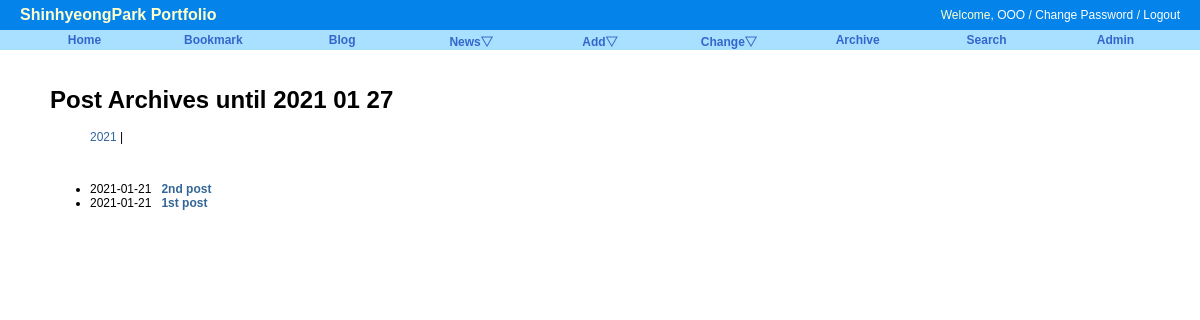
The page /blog/archive/ on the database as committed earlier.
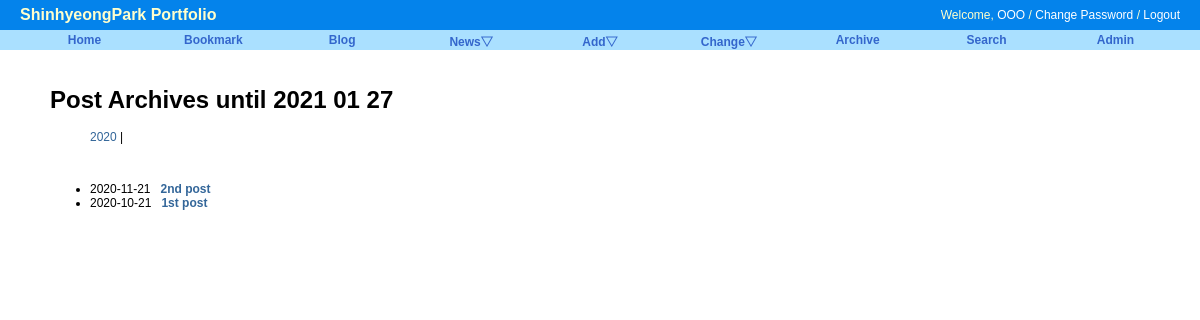
The same page on the database as committed later.
### blog/models.py (models this page shows, shortened)
class Post(models.Model):
    title = models.CharField('TITLE', max_length=50)
    slug = models.SlugField('SLUG', unique=True, allow_unicode=True, help_text='one word for this alias')
    description = models.CharField('DESCRIPTION', max_length=100, blank=True, help_text='simple description text')
    content = models.TextField('CONTENT')
    create_date = models.DateTimeField('Create Date', auto_now_add=True)
    modify_date = models.DateTimeField('Modify Date', auto_now=True)
    class Meta:
        verbose_name = 'post'
        verbose_name_plural = 'posts'
        db_table = 'blog_posts'
        ordering = ('-modify_date',)        # desc,
    def get_absolute_url(self):
        return reverse('blog:post_detail', args=(self.slug,)) # -> 1st post -> /blog/post/1st-post

### blog/views.py (the view)
# urls.py: path('archive/', PostAV.as_view(), name='post_archive'),
class PostAV(ArchiveIndexView):
    model = Post
    date_field = "modify_date"

### blog/templates/blog/post_archive.html (shortened to what this page needs)
{% extends "base.html" %}
{% block content %}
<div id="content">
    <h1>Post Archives until {% now "Y m d" %}</h1>
    <ul>
        {% for date in date_list %}
            <li style="display: inline;">
                <a href="{% url 'blog:post_year_archive' date|date:'Y' %}">{{date|date:'Y'}}</a>
            </li> |
        {% endfor %}
    </ul>
    <br/>
    <div>
        <ul>
        {% for post in object_list %}
            <li>
                {{ post.modify_date|date:"Y-m-d" }}&nbsp;&nbsp;
                <a href="{{ post.get_absolute_url }}"><strong>{{ post.title }}</strong></a>
            </li>
        {% endfor %}
        </ul>
    </div>
</div>
{% endblock %}

Rows that differ between the two databases and show on the page:
changed Post "2nd post": modify_date "2021-01-21" → "2020-11-21"
changed Post "1st post": modify_date "2021-01-21" → "2020-10-21"
Other text that changed with them:
new list line: "2020 |"
list line gone: "2021 |"
